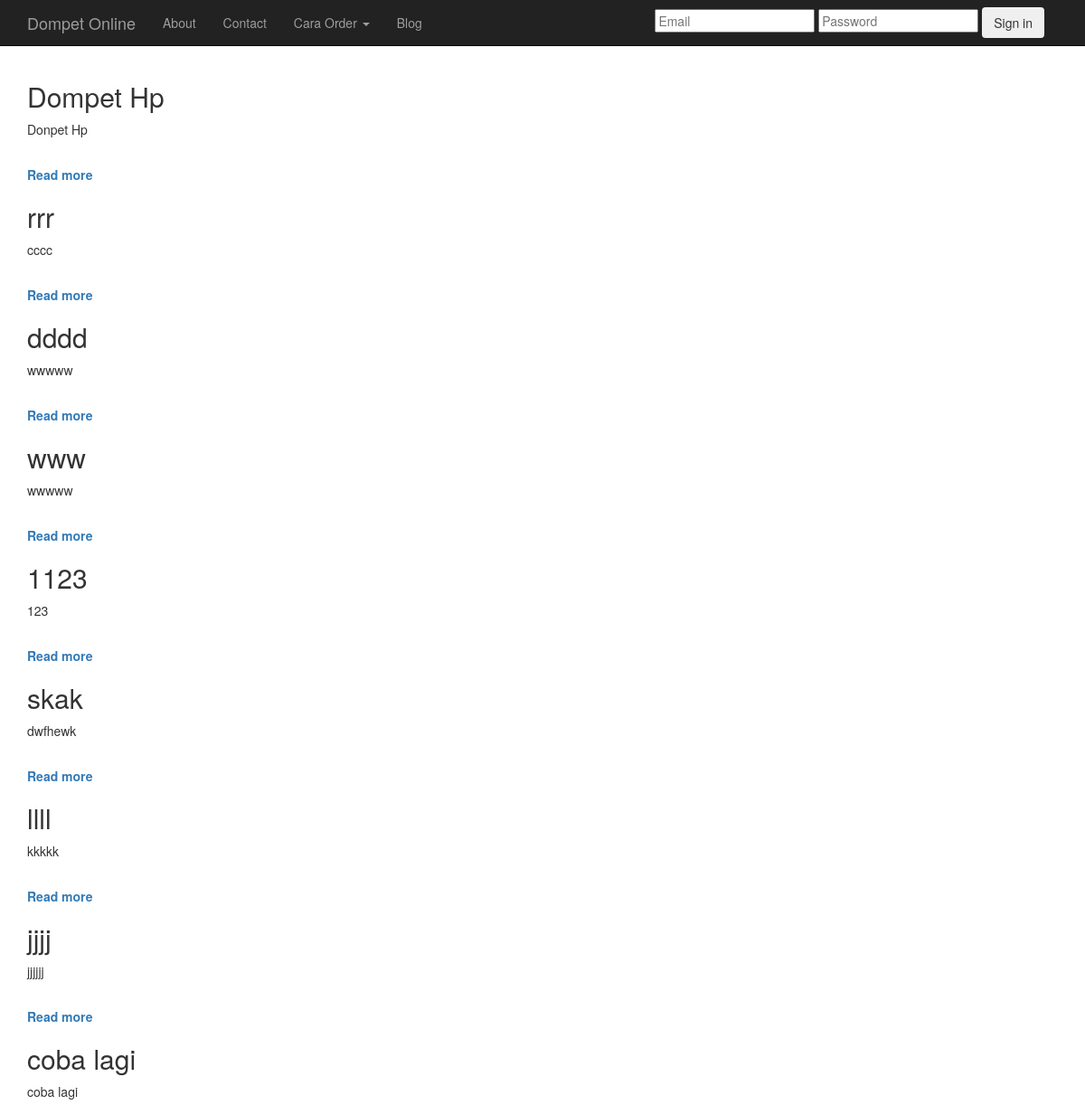
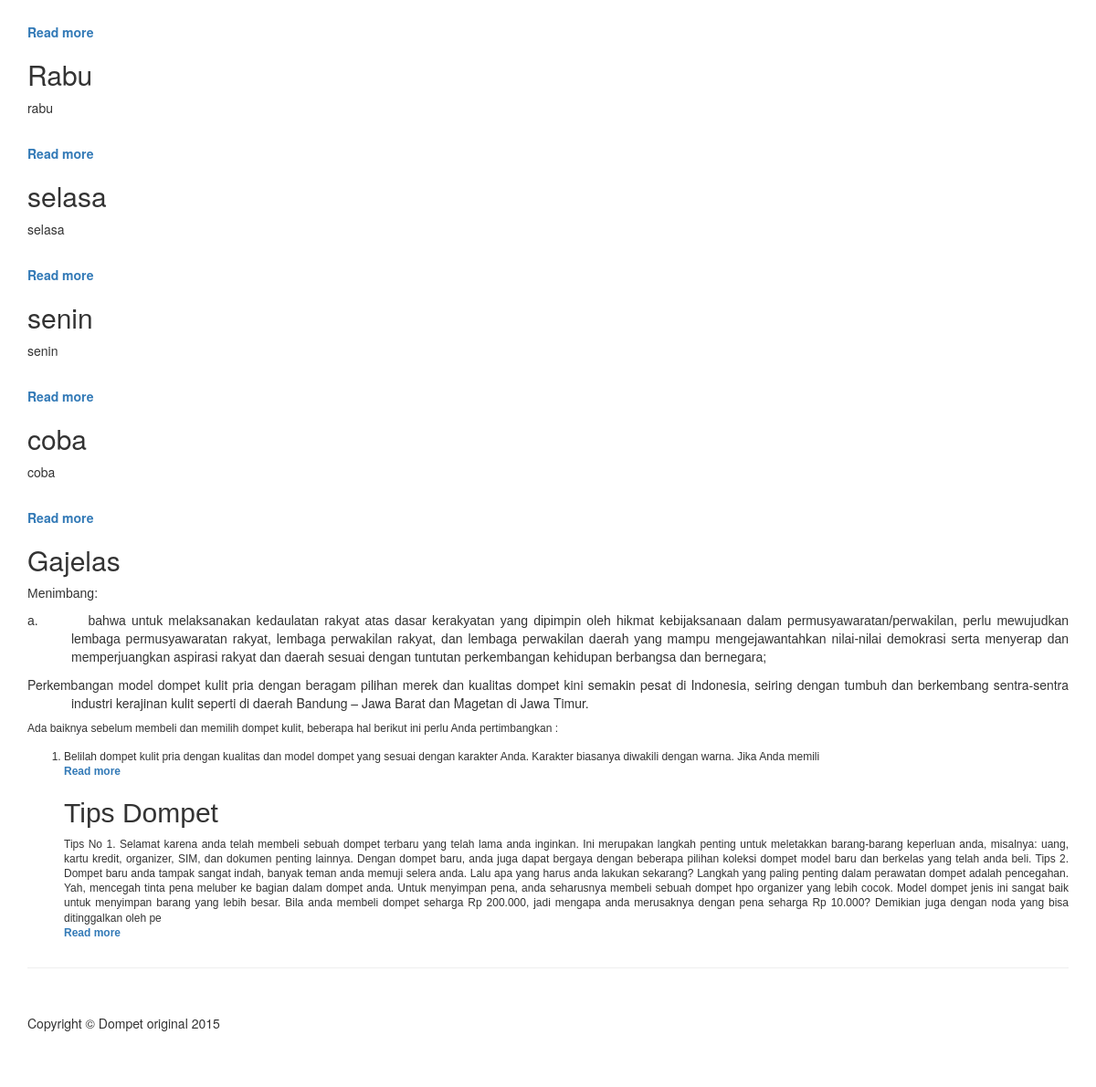
Screenshot of /blog.php with the database file from the repository (2 pictures, top to bottom).
### tables this page shows
CREATE TABLE IF NOT EXISTS `blog` (
  `id` int(11) NOT NULL AUTO_INCREMENT,
  `title` text NOT NULL,
  `tgl_post` date NOT NULL,
  `gambar` varchar(20) NOT NULL,
  `contents` text NOT NULL,
  PRIMARY KEY (`id`)
);

### blog.php (the view, shortened to what this page needs)
<?php
  include "header.php" ;
    ?>
     <div class="container">
      <div>
        <div>
       <?php
$qry=mysql_query("SELECT * FROM blog order by id desc ", $con);
while($row=mysql_fetch_array($qry))
{
echo "<h2>".$row['title']."</h2>";
echo "<p>".substr($row['contents'],0,1000)."</br><a href=articles.php?id=".$row['id']." ><b> Read more</b></a></p>";
}
?>
     </div>
      </div>
    </div>
    </body>
</html>
<?php
include "footer.php" ;
     ?>

### css/shop-homepage.css (style rules this page uses)
body { padding-top: 70px; }

### rows the page displays
blog: title "Dompet Hp", contents "Donpet Hp"
blog: title "rrr", contents "cccc"
blog: title "dddd", contents "wwwww"
blog: title "www", contents "wwwww"
blog: title "1123", contents "123"
blog: title "skak", contents "dwfhewk"
blog: title "llll", contents "kkkkk"
blog: title "jjjj", contents "jjjjjj"
blog: title "coba lagi", contents "coba lagi"
blog: title "Rabu", contents "rabu"
blog: title "selasa", contents "selasa"
blog: title "senin", contents "senin"
blog: title "coba", contents "coba"
blog: title "Gajelas", contents "Menimbang: a. bahwa untuk melaksanakan kedaulatan rakyat atas dasar kerakyatan yang dipimpin oleh hikmat kebijaksanaan dalam permusyawaratan/perwakilan, perlu mewujudkan lembaga permusyawaratan rakyat, lembaga perwakilan rakyat, dan lembaga perwakilan daerah yang mampu mengejawantahkan nilai-nilai demokrasi serta menyerap dan memperjuangkan aspirasi rakyat dan daerah sesuai dengan tuntutan perkembangan kehidupan berbangsa dan bernegara;"
blog: contents "Perkembangan model dompet kulit pria dengan beragam pilihan merek dan kualitas dompet kini semakin pesat di Indonesia, seiring dengan tumbuh dan berkembang sentra-sentra industri kerajinan kulit seperti di daerah Bandung – Jawa Barat dan Magetan di Jawa Timur. Ada baiknya sebelum membeli dan memilih dompet kulit, beberapa hal berikut ini perlu Anda pertimbangkan : Belilah dompet kulit pria dengan kualitas dan model dompet yang sesuai dengan karakter Anda. Karakter biasanya diwakili dengan warna. Jika Anda memili"
blog: title "Tips Dompet", contents "Tips No 1. Selamat karena anda telah membeli sebuah dompet terbaru yang telah lama anda inginkan. Ini merupakan langkah penting untuk meletakkan barang-barang keperluan anda, misalnya: uang, kartu kredit, organizer, SIM, dan dokumen penting lainnya. Dengan dompet baru, anda juga dapat bergaya dengan beberapa pilihan koleksi dompet model baru dan berkelas yang telah anda beli. Tips 2. Dompet baru anda tampak sangat indah, banyak teman anda memuji selera anda. Lalu apa yang harus anda lakukan sekarang? Langkah yang paling penting dalam perawatan dompet adalah pencegahan. Yah, mencegah tinta pena meluber ke bagian dalam dompet anda. Untuk menyimpan pena, anda seharusnya membeli sebuah dompet…"
